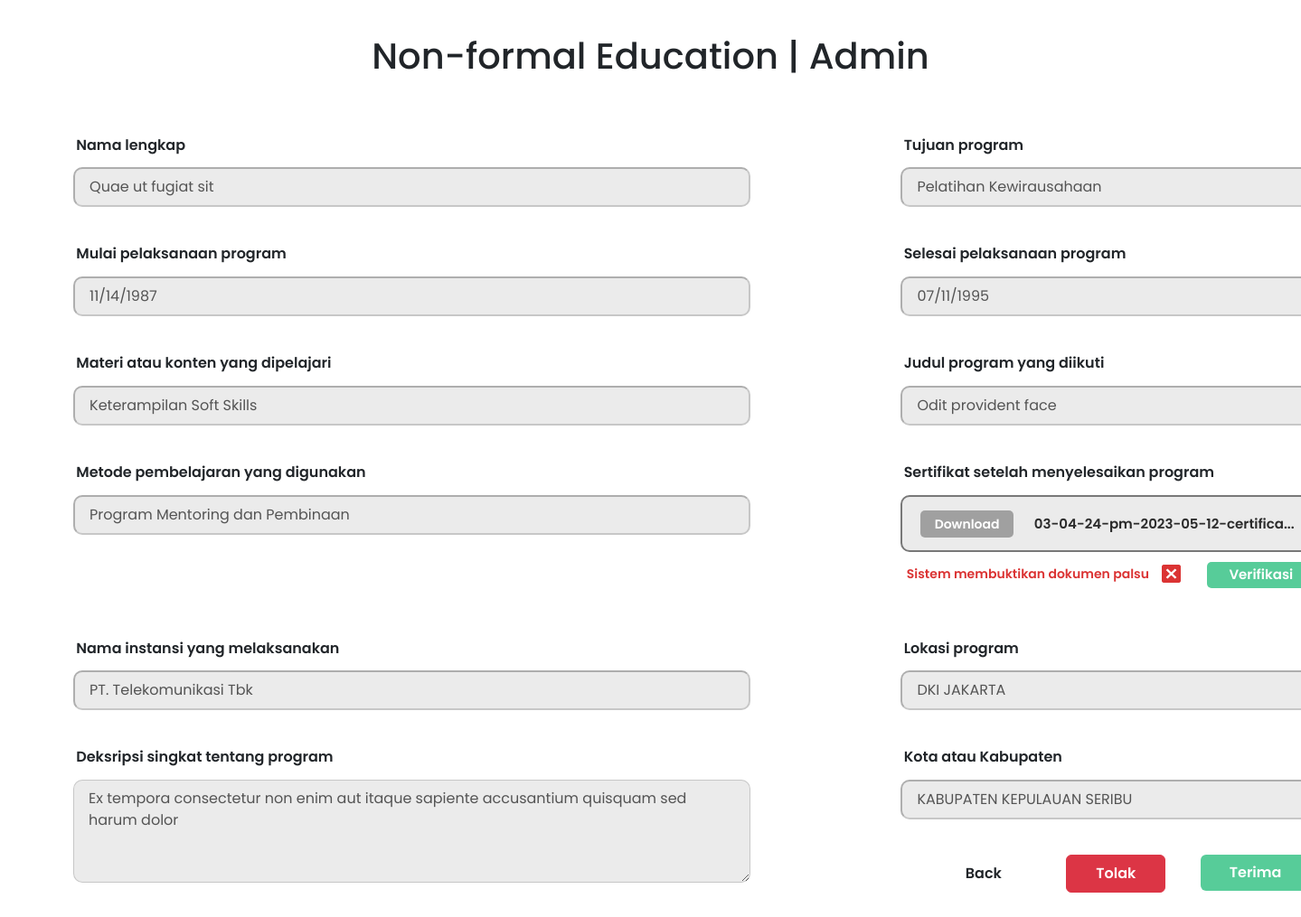
/view_non_formal.php?id=76 (signed in), run on the app's committed database.
### tables this page shows
CREATE TABLE `hrm_user` (
  `id` int(11) NOT NULL,
  `id_employee` int(11) NOT NULL,
  `nama_lengkap` varchar(255) NOT NULL,
  `tujuan_program` varchar(255) NOT NULL,
  `start_date` date NOT NULL,
  `end_date` date NOT NULL,
  `materi_konten` varchar(255) NOT NULL,
  `judul_program` varchar(255) NOT NULL,
  `metode_pembelajaran` varchar(255) NOT NULL,
  `sertifikat` varchar(255) NOT NULL,
  `nama_instansi` varchar(255) NOT NULL,
  `lokasi_provinsi` varchar(255) NOT NULL,
  `deksripsi` varchar(255) NOT NULL,
  `lokasi_kota` varchar(255) NOT NULL,
  `id_status` varchar(255) NOT NULL,
  `status_sertifikat` varchar(255) NOT NULL
);

CREATE TABLE `provinces` (
  `id` char(2) NOT NULL,
  `name` varchar(255) NOT NULL
);

CREATE TABLE `regencies` (
  `id` char(4) NOT NULL,
  `province_id` char(2) NOT NULL,
  `name` varchar(255) NOT NULL
);

### view_non_formal.php (the view, shortened to what this page needs)
<?php
require_once 'koneksi.php';
function truncateString($string, $max_length)
{
    if (strlen($string) > $max_length) {
        $string = substr($string, 0, $max_length - 3) . '...';
    }
    return $string;
}
?>
<!doctype html>
<html lang="en">
<head>
    <link href="https://cdn.jsdelivr.net/npm/bootstrap@5.3.0-alpha3/dist/css/bootstrap.min.css" rel="stylesheet">
    <link rel="stylesheet" href="css/StylingViewNonFormal.css">
</head>
<body>
    <div class="container mb-5">
        <div class="row">
            <div class="col">
                <div class="d-flex justify-content-center mt-2">
                    <h1>
                        Non-formal Education | Admin
                    </h1>
                </div>
            </div>
        </div>
        <div class="row">
            <div class="col">
                <?php
                $id = $_GET['id'];
                $sql_code = mysqli_query($koneksi, "SELECT *, provinces.name as name_of_provinces,
                regencies.name as name_of_regencies,
                hrm_user.id as id_user
                FROM hrm_user JOIN provinces on provinces.id = hrm_user.lokasi_provinsi
                JOIN regencies on regencies.id = hrm_user.lokasi_kota
                where hrm_user.id = $id");
                while ($data_view = mysqli_fetch_array($sql_code)) {
                ?>
                    <div class="grid-input">
                        <div class="d-flex flex-column">
                            <label for="nama_lengkap">Nama lengkap</label>
                            <input type="text" name="nama_lengkap" id="nama_lengkap" disabled value="<?php echo $data_view['nama_lengkap'] ?>">
                        </div>
                        <div class="d-flex flex-column">
                            <label for="tujuan_program">Tujuan program</label>
                            <input type="text" name="tujuan_program" id="" disabled value="<?php echo $data_view['tujuan_program'] ?>">
                        </div>
                        <div class="d-flex flex-column">
                            <label for="start_date">Mulai pelaksanaan program</label>
                            <input type="date" name="start_date" id="start_date" disabled value="<?php echo $data_view['start_date'] ?>">
                        </div>
                        <div class="d-flex flex-column">
                            <label for="end_date">Selesai pelaksanaan program</label>
                            <input type="date" name="end_date" id="end_date" disabled value="<?php echo $data_view['end_date'] ?>">
                        </div>
                        <div class="d-flex flex-column">
                            <label for="konten_pelajari">Materi atau konten yang dipelajari</label>
                            <input type="text" name="" id="" disabled value="<?php echo $data_view['materi_konten'] ?>">
                        </div>
                        <div class="d-flex flex-column">
                            <label for="judul_program">Judul program yang diikuti</label>
                            <input type="text" name="judul_program" id="judul_program" disabled value="<?php echo $data_view['judul_program'] ?>">
                        </div>
                        <div class="d-flex flex-column">
                            <label for="metode_pembelajaran">Metode pembelajaran yang digunakan</label>
                            <input type="text" name="" id="" disabled value="<?php echo $data_view['metode_pembelajaran'] ?>">
                        </div>
                        <div class="d-flex flex-column">
                            <label for="file_upload">Sertifikat setelah menyelesaikan program</label>
                            <div class="download-box">
                                <a href="download_non_formal.php?id=<?php echo $data_view['id_user'] ?>">
                                    <button class="button-download">Download</button>
                                </a>
                                <?php
                                $text_sertifikat = truncateString($data_view['sertifikat'], 35);
                                ?>
                                <p class="download-text"><?php echo $text_sertifikat ?></p>
                            </div>
                            <div class="verified-box">
                                <?php
                                if ($data_view['status_sertifikat'] == "Belum melakukan review sertifikat") {
                                    $color_text = '#ffbe0b';
                                    $img_status_belum_review = '<img src="warning.png" alt="" style="width: 27px; height: 25px; margin: -0.3rem 0 0 0.5rem;">';
                                } else if ($data_view['status_sertifikat'] == "Sistem membuktikan dokumen asli") {
                                    $color_text = '#2A8B61';
                                    $img_status_belum_review = '<img src="verified.png" alt="" style="width: 27px; height: 25px; margin: -0.3rem 0 0 0.5rem;">';
                                } else if ($data_view['status_sertifikat'] == "Sistem membuktikan dokumen palsu") {
                                    $color_text = '#DB3333';
                                    $img_status_belum_review = '<img src="rejected.png" alt="" style="width: 27px; height: 25px; margin: -0.3rem 0 0 0.5rem;">';
                                }
                                ?>
                                <p class="info-verifikasi" id="info-verifikasi" style="color: <?php echo $color_text; ?>;"><?php echo $data_view['status_sertifikat'] ?> <?php echo $img_status_belum_review ?> </p>
                                <div class="verified-box-button">
                                    <a href="verifikasi_dokumen.php?id=<?php echo $id ?>">
                                        <button>
                                            Verifikasi
                                        </button>
                                    </a>
                                </div>
                            </div>
                        </div>
                        <div class="d-flex flex-column">
                            <label for="nama_instansi">Nama instansi yang melaksanakan</label>
                            <input type="text" name="" id="" disabled value="<?php echo $data_view['nama_instansi'] ?>">
                        </div>
                        <div class="d-flex flex-column">
                            <label for="provinsi">Lokasi program</label>
                            <input type="text" name="" id="" disabled value="<?php echo $data_view['name_of_provinces'] ?>">
                        </div>
                        <div class="d-flex flex-column">
                            <label for="deksripsi">Deksripsi singkat tentang program</label>
                            <textarea name="deksripsi" id="deksripsi" cols="50" rows="4" disabled><?php echo $data_view['deksripsi'] ?></textarea>
                        </div>
                        <div class="d-flex flex-column">
                            <label for="kota">Kota atau Kabupaten</label>
                            <input type="text" name="" id="" disabled value="<?php echo $data_view['name_of_regencies'] ?>">
                            <div class="grid-input-button">
                                <a href="non_formal.php">
                                    <button class="btn btn-white-50">Back</button>
                                </a>
                                <a href="update_status_user_rejected.php?id=<?php echo $id ?>">
                                    <button class="btn btn-danger" onclick="return confirmRejected()">Tolak</button>
                                </a>
                                <a href="update_status_user_acc.php?id=<?php echo $id ?>">
                                    <button type="submit" class="btn btn-primary simpan" id="btn-simpan" onclick="return confirmAccepted()">Terima</button>
                                </a>
                            </div>
                        </div>
                    </div>
                <?php } ?>
            </div>
        </div>
    </div>
</body>
</html>

### css/StylingViewNonFormal.css (style rules this page uses)
* { margin: 0; padding: 0.2rem 0.2rem 0.1rem 0.2rem; box-sizing: border-box; font-family: 'Poppins', sans-serif; }
body { overflow-x: hidden; }
.row .col h1 { margin-top: 0.5rem; }
.row .col .grid-input { display: grid; margin-top: 2rem; grid-template-columns: auto auto; column-gap: 10rem; row-gap: 2rem; }
.row .col .grid-input label { font-weight: 600; margin-bottom: 0.7rem; }
.row .col .grid-input input { padding: 0.5rem 1rem 0.5rem 1rem; border-radius: 10px; background-color: #ebebeb; }
.row .col .grid-input textarea { padding: 0.5rem 1rem 0.5rem 1rem; border-radius: 10px; background-color: #ebebeb; }
.row .col .grid-input p { color: red; margin-top: 0.5rem; font-weight: 600; font-size: 12px; }
.row .col .grid-input .download-box { width: 100%; padding: 0 0 0 1rem; display: flex; border-radius: 10px; background-color: #ebebeb; border: 2px solid #787878; }
.row .col .grid-input .verified-box { display: flex; justify-content: space-between; }
.row .col .grid-input .verified-box .verified-box-button { display: flex; justify-content: end; }
.row .col .grid-input .verified-box .verified-box-button a { text-decoration: none; }
.row .col .grid-input .verified-box a button { padding: 0.2rem 1.5rem 0.2rem 1.5rem; border-radius: 5px; border: none; background-color: #57cc99; color: white; font-weight: 600; margin-top: 0.1rem; margin-right: -0.5rem; font-size: 15px; }
.row .col .grid-input .verified-box .info-verifikasi { font-size: 14px; color: #2a8b61; }
.row .col .grid-input .download-box a { display: flex; text-decoration: none; align-items: center; }
.row .col .grid-input .download-box a .button-download { font-size: 14px; border: none; background-color: #a0a0a0; color: white; padding: 0.3rem 1rem 0.3rem 1rem; border-radius: 5px; text-decoration: none; font-weight: 600; }
.row .col .grid-input .download-box .download-text { margin-left: 1rem; font-size: 15px; margin-top: 1rem; text-decoration: none; color: #2b2b2b; }
.row .col .grid-input .grid-input-button { display: flex; justify-content: end; margin-top: 2rem; }
.row .col .grid-input .grid-input-button .simpan { background-color: #57cc99; border: none; }
.row .col .grid-input .grid-input-button button { margin-left: 2rem; padding: 0.5rem 2rem 0.5rem 2rem; font-weight: 600; }

### data on the page
hrm_user: nama_lengkap "Quae ut fugiat sit", tujuan_program "Pelatihan Kewirausahaan", start_date "11/14/1987", end_date "07/11/1995", materi_konten "Keterampilan Soft Skills", judul_program "Odit provident face", metode_pembelajaran "Program Mentoring dan Pembinaan", sertifikat "03-04-24-pm-2023-05-12-certifica...", status_sertifikat "Sistem membuktikan dokumen palsu", nama_instansi "PT. Telekomunikasi Tbk", name "DKI JAKARTA", deksripsi "Ex tempora consectetur non enim aut itaque sapiente accusantium quisquam sed harum dolor", name "KABUPATEN KEPULAUAN SERIBU"
